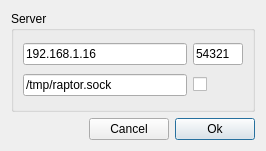
<?xml version="1.0" encoding="UTF-8"?>
<ui version="4.0">
 <class>DSConnectToServer</class>
 <widget class="QFrame" name="DSConnectToServer">
  <property name="geometry">
   <rect>
    <x>0</x>
    <y>0</y>
    <width>266</width>
    <height>151</height>
   </rect>
  </property>
  <property name="windowTitle">
   <string>Frame</string>
  </property>
  <layout class="QGridLayout" name="gridLayout_2">
   <item row="0" column="0" colspan="3">
    <widget class="QGroupBox" name="groupBox">
     <property name="title">
      <string>Server</string>
     </property>
     <layout class="QGridLayout" name="gridLayout">
      <item row="0" column="0">
       <widget class="QLineEdit" name="w_host_line_edit">
        <property name="minimumSize">
         <size>
          <width>150</width>
          <height>0</height>
         </size>
        </property>
        <property name="text">
         <string>192.168.1.16</string>
        </property>
       </widget>
      </item>
      <item row="0" column="1">
       <widget class="QLineEdit" name="w_service_line_edit">
        <property name="sizePolicy">
         <sizepolicy hsizetype="Fixed" vsizetype="Fixed">
          <horstretch>0</horstretch>
          <verstretch>0</verstretch>
         </sizepolicy>
        </property>
        <property name="minimumSize">
         <size>
          <width>50</width>
          <height>0</height>
         </size>
        </property>
        <property name="maximumSize">
         <size>
          <width>50</width>
          <height>16777215</height>
         </size>
        </property>
        <property name="text">
         <string>54321</string>
        </property>
       </widget>
      </item>
      <item row="1" column="0">
       <widget class="QLineEdit" name="w_socket_path_line_edit">
        <property name="text">
         <string>/tmp/raptor.sock</string>
        </property>
       </widget>
      </item>
      <item row="1" column="1">
       <widget class="QCheckBox" name="w_use_socket_path_check_box">
        <property name="text">
         <string/>
        </property>
       </widget>
      </item>
     </layout>
    </widget>
   </item>
   <item row="1" column="0">
    <spacer name="horizontalSpacer">
     <property name="orientation">
      <enum>Qt::Orientation::Horizontal</enum>
     </property>
     <property name="sizeHint" stdset="0">
      <size>
       <width>95</width>
       <height>20</height>
      </size>
     </property>
    </spacer>
   </item>
   <item row="1" column="1">
    <widget class="QPushButton" name="w_cancel_button">
     <property name="text">
      <string>Cancel</string>
     </property>
    </widget>
   </item>
   <item row="1" column="2">
    <widget class="QPushButton" name="w_ok_button">
     <property name="text">
      <string>Ok</string>
     </property>
     <property name="default">
      <bool>true</bool>
     </property>
    </widget>
   </item>
  </layout>
 </widget>
 <resources/>
 <connections/>
</ui>
